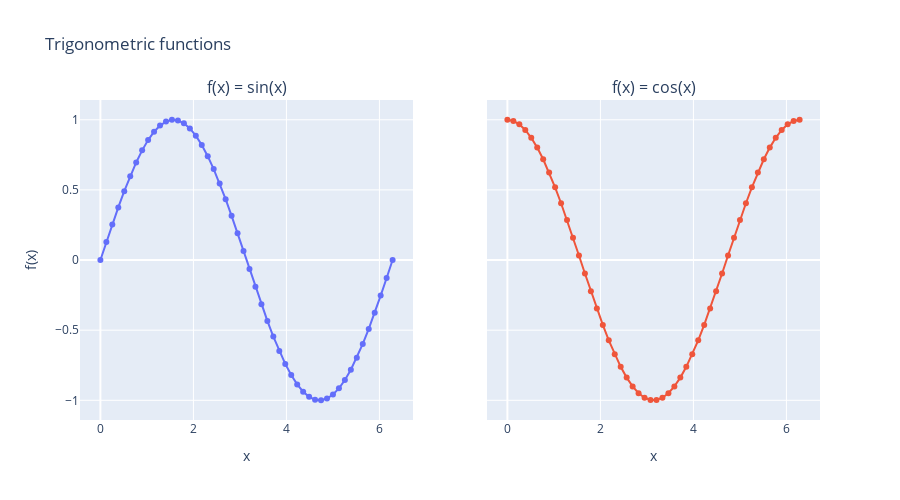

Notebook code cell kept with this figure:
### Code cell
# These methods return the modified fig, but also modify the fig object itself
fig
